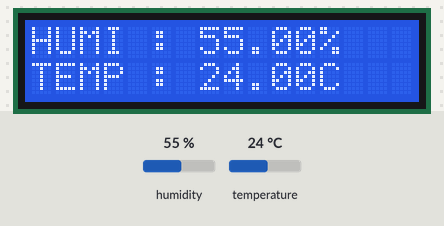
Recording of a sketch running on a simulated Arduino Uno, built with avr-gcc and run on an emulated ATmega328P. Shown: 16×2 character LCD. The inputs (shaded band) are chosen by the test bench; at power-on: humidity 55 %, temperature 24 °C. What the sketch prints to the serial monitor is not drawn.

Above: at 1.2 s.
1.3 s: humidity set to 22 %
At 2.6 s:
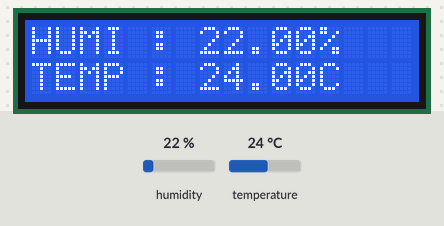
4.0 s: temperature set to 12 °C
At 4.8 s:
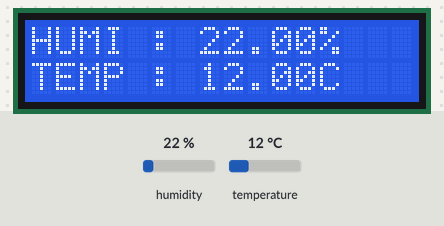
6.7 s: humidity set to 40 %
At 9.2 s:
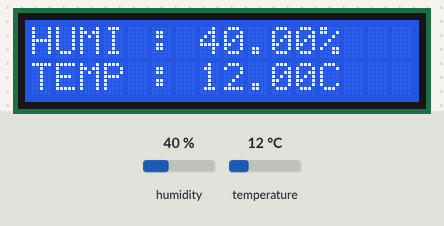
9.8 s: temperature set to 19 °C
At 11.3 s:
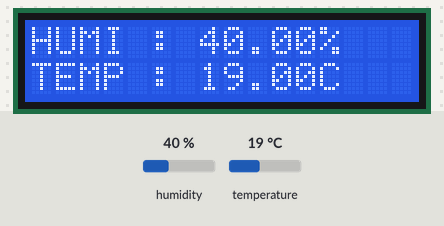
Timing chart, 0 to 12.8 s (numbered marks = the images above; inputs shaded):
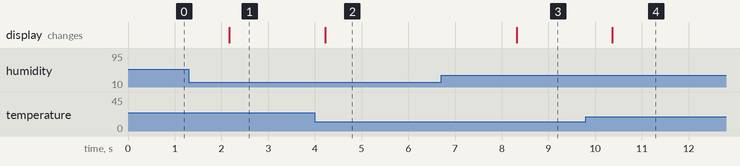

Measured:
- after the input at 1.3 s, the display: changes after 0.87 s (image 1)
- after the input at 4.0 s, the display: changes after 0.22 s (image 2)
- after the input at 6.7 s, the display: changes after 1.6 s (image 3)
- after the input at 9.8 s, the display: changes after 0.57 s (image 4)

The sketch:

dht11_lcd_lib.ino
```cpp
#include <Wire.h>
#include <LiquidCrystal_I2C.h>
#include <DHT11.h>

int ths = A0;

DHT11 dht11(ths);
LiquidCrystal_I2C lcd(0x27, 16, 2);

void setup() {
  // put your setup code here, to run once:
  Serial.begin(9600);
  lcd.init();
  lcd.home();
  lcd.backlight();
}

void loop() {
  // put your main code here, to run repeatedly:
  int i;
  float humi, temp;
  if((i = dht11.read(humi, temp)) == 0){
    Serial.print("Humidity : ");
    Serial.println(humi);
    Serial.print("Temperature : ");
    Serial.println(temp);

    lcd.setCursor(0, 0);
    lcd.print("HUMI : ");
    lcd.print(humi);
    lcd.print("%");
    lcd.setCursor(0, 1);
    lcd.print("TEMP : ");
    lcd.print(temp);
    lcd.print("C");
  }
  else{
    Serial.print("Error : ");
    Serial.print(i);
  }
  delay(2000);
}
```
